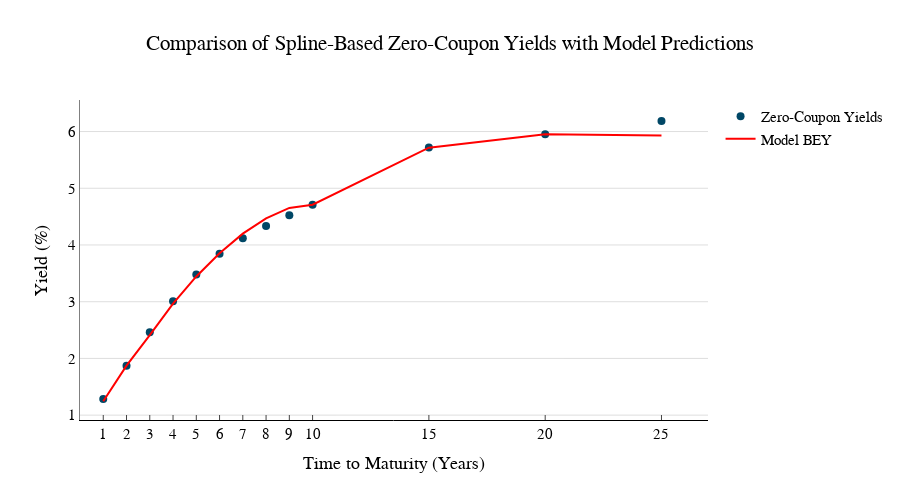

Notebook code for this chart:
### Code cell
gr.Graph_EstimationVSZero(df_merged,df_merged['Spline Zero-Coupon Yield'],df_merged['Time to Maturity'],df_merged['Model Prediction (BEY)'],'Comparison of Spline-Based Zero-Coupon Yields with Model Predictions','Model BEY')

### Figure 1 — Plotly figure (JSON) as saved in the notebook; plotly's stock layout.template omitted (floating-point values rounded to 4 significant figures)
{"data": [{"marker": {"color": "rgb(0, 71, 102)", "size": 8}, "mode": "markers", "name": "Zero-Coupon Yields", "type": "scatter", "x": [1, 2, 3, 4, 5, 6, 7, 8, 9, 10, 15, 20, 25], "y": [1.285, 1.873, 2.461, 3.01, 3.48, 3.844, 4.12, 4.336, 4.524, 4.711, 5.717, 5.951, 6.186]}, {"marker": {"color": "red", "size": 5}, "mode": "lines", "name": "Model BEY", "type": "scatter", "x": [1, 2, 3, 4, 5, 6, 7, 8, 9, 10, 15, 20, 25], "y": [1.244, 1.873, 2.411, 2.966, 3.445, 3.856, 4.2, 4.468, 4.653, 4.711, 5.716, 5.952, 5.931]}], "layout": {"font": {"color": "Black", "family": "Time New Roman", "size": 15}, "height": 500, "legend": {"bgcolor": "rgba(255,255,255,0)", "xanchor": "left", "yanchor": "top"}, "plot_bgcolor": "rgba(255,255,255,1)", "title": {"text": "Comparison of Spline-Based Zero-Coupon Yields with Model Predictions", "x": 0.5}, "width": 900, "xaxis": {"linecolor": "black", "linewidth": 1, "range": [0, 27], "showline": true, "ticklen": 5, "ticks": "inside", "tickson": "boundaries", "tickvals": [1, 2, 3, 4, 5, 6, 7, 8, 9, 10, 15, 20, 25], "title": {"text": "Time to Maturity (Years)"}}, "yaxis": {"gridcolor": "rgba(38,38,38,0.15)", "linecolor": "Grey", "linewidth": 1, "showline": true, "title": {"text": "Yield (%)"}}}}
